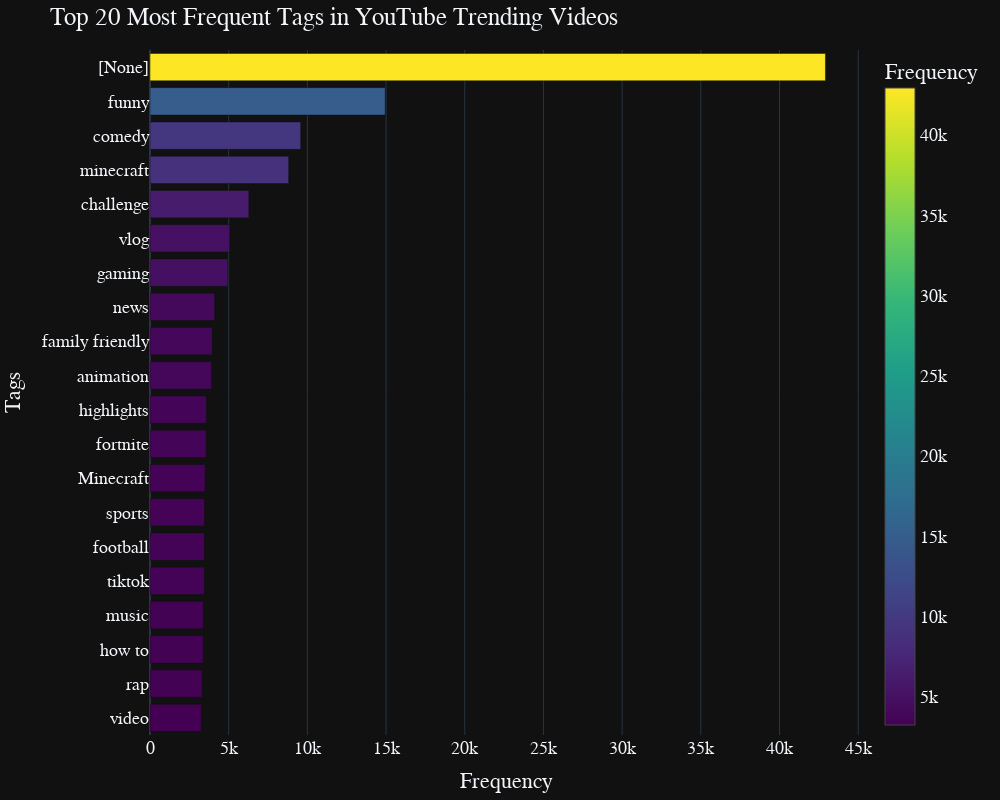

The code cell stored with this chart in its notebook:
### Code cell
import plotly.graph_objects as go

# Assuming 'tag_counts' is your DataFrame with 'tag' and 'count' columns
# Create a horizontal bar chart using Plotly
fig = go.Figure(go.Bar(
    x=tag_counts['count'],  # Set the counts as the length of the bars
    y=tag_counts['tag'],  # Set the tags as the y-axis labels
    orientation='h',  # Specify horizontal bar chart
    marker=dict(
        color=tag_counts['count'],  # Use the 'count' column values for the color scale
        colorscale='Viridis',  # Set the color scale
        colorbar=dict(title='Frequency')  # Optional: add a color bar to indicate the scale
    )
))

# Update the layout for a more customized look
fig.update_layout(
    title='Top 20 Most Frequent Tags in YouTube Trending Videos',
    xaxis_title='Frequency',
    yaxis_title='Tags',
    yaxis=dict(autorange="reversed"),  # This automatically inverts the y-axis
    height=800,  # Set the figure height
    width=1000,  # Set the figure width
    # font settings
    font=dict(
        family="Courier New, monospace",
        size=18,
        # color="RebeccaPurple"
    )
)

# Show the figure
fig.show()

### Figure 1 — Plotly figure (JSON) as saved in the notebook; plotly's stock layout.template omitted (floating-point values rounded to 4 significant figures)
{"data": [{"marker": {"color": [42919, 14944, 9575, 8814, 6281, 5066, 4945, 4111, 3947, 3905, 3575, 3569, 3504, 3469, 3464, 3454, 3389, 3376, 3315, 3258], "colorbar": {"title": {"text": "Frequency"}}, "colorscale": [[0, "#440154"], [0.1111, "#482878"], [0.2222, "#3e4989"], [0.3333, "#31688e"], [0.4444, "#26828e"], [0.5556, "#1f9e89"], [0.6667, "#35b779"], [0.7778, "#6ece58"], [0.8889, "#b5de2b"], [1, "#fde725"]]}, "orientation": "h", "type": "bar", "x": [42919, 14944, 9575, 8814, 6281, 5066, 4945, 4111, 3947, 3905, 3575, 3569, 3504, 3469, 3464, 3454, 3389, 3376, 3315, 3258], "y": ["[None]", "funny", "comedy", "minecraft", "challenge", "vlog", "gaming", "news", "family friendly", "animation", "highlights", "fortnite", "Minecraft", "sports", "football", "tiktok", "music", "how to", "rap", "video"]}], "layout": {"font": {"family": "Courier New, monospace", "size": 18}, "height": 800, "title": {"text": "Top 20 Most Frequent Tags in YouTube Trending Videos"}, "width": 1000, "xaxis": {"title": {"text": "Frequency"}}, "yaxis": {"autorange": "reversed", "title": {"text": "Tags"}}}}
